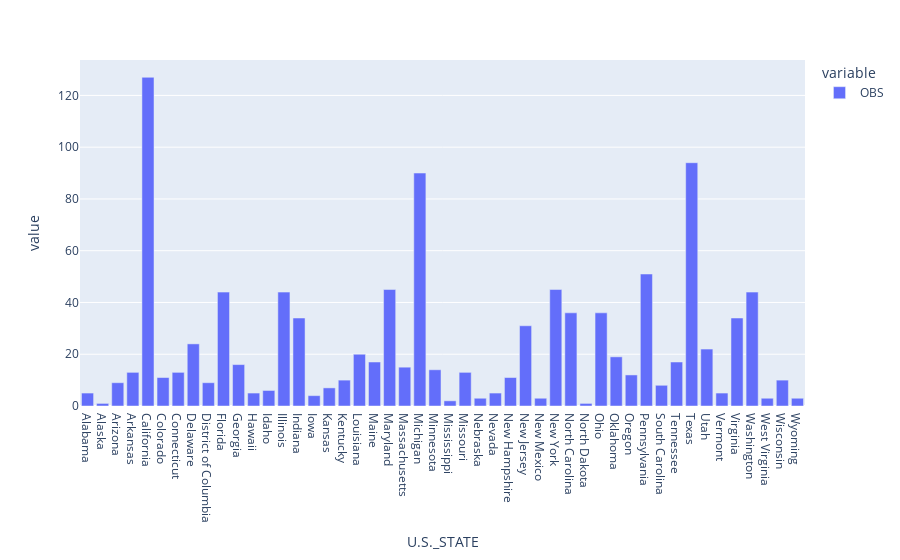

Notebook cell for this chart:
### Code cell
px.bar(outage_cleaned[outage_cleaned['CUSTOMERS.AFFECTED'].notna()].groupby('U.S._STATE')['OBS'].count())

### Figure 1 — Plotly figure (JSON) as saved in the notebook; plotly's stock layout.template omitted (floating-point values rounded to 4 significant figures)
{"data": [{"alignmentgroup": "True", "hovertemplate": "variable=OBS<br>U.S._STATE=%{x}<br>value=%{y}<extra></extra>", "legendgroup": "OBS", "marker": {"color": "#636efa", "pattern": {"shape": ""}}, "name": "OBS", "offsetgroup": "OBS", "orientation": "v", "showlegend": true, "textposition": "auto", "type": "bar", "x": ["Alabama", "Alaska", "Arizona", "Arkansas", "California", "Colorado", "Connecticut", "Delaware", "District of Columbia", "Florida", "Georgia", "Hawaii", "Idaho", "Illinois", "Indiana", "Iowa", "Kansas", "Kentucky", "Louisiana", "Maine", "Maryland", "Massachusetts", "Michigan", "Minnesota", "Mississippi", "Missouri", "Nebraska", "Nevada", "New Hampshire", "New Jersey", "New Mexico", "New York", "North Carolina", "North Dakota", "Ohio", "Oklahoma", "Oregon", "Pennsylvania", "South Carolina", "Tennessee", "Texas", "Utah", "Vermont", "Virginia", "Washington", "West Virginia", "Wisconsin", "Wyoming"], "xaxis": "x", "y": [5, 1, 9, 13, 127, 11, 13, 24, 9, 44, 16, 5, 6, 44, 34, 4, 7, 10, 20, 17, 45, 15, 90, 14, 2, 13, 3, 5, 11, 31, 3, 45, 36, 1, 36, 19, 12, 51, 8, 17, 94, 22, 5, 34, 44, 3, 10, 3], "yaxis": "y"}], "layout": {"barmode": "relative", "legend": {"title": {"text": "variable"}, "tracegroupgap": 0}, "margin": {"t": 60}, "xaxis": {"anchor": "y", "domain": [0, 1], "title": {"text": "U.S._STATE"}}, "yaxis": {"anchor": "x", "domain": [0, 1], "title": {"text": "value"}}}}
